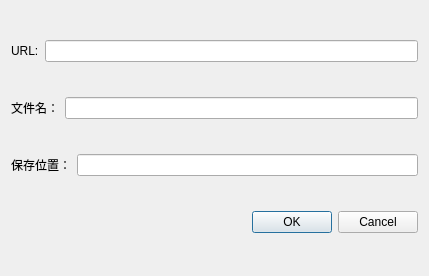
<?xml version="1.0" encoding="UTF-8"?>
<ui version="4.0">
 <class>DownloadInfDialog</class>
 <widget class="QDialog" name="DownloadInfDialog">
  <property name="geometry">
   <rect>
    <x>0</x>
    <y>0</y>
    <width>429</width>
    <height>276</height>
   </rect>
  </property>
  <property name="windowTitle">
   <string>新建下载</string>
  </property>
  <layout class="QGridLayout" name="gridLayout">
   <item row="0" column="0">
    <layout class="QHBoxLayout" name="horizontalLayout">
     <item>
      <widget class="QLabel" name="label">
       <property name="text">
        <string>URL:</string>
       </property>
      </widget>
     </item>
     <item>
      <widget class="QLineEdit" name="UrlLineEdit"/>
     </item>
    </layout>
   </item>
   <item row="1" column="0">
    <layout class="QHBoxLayout" name="horizontalLayout_2">
     <item>
      <widget class="QLabel" name="label_2">
       <property name="text">
        <string>文件名：</string>
       </property>
      </widget>
     </item>
     <item>
      <widget class="QLineEdit" name="FileNameLineEdit"/>
     </item>
    </layout>
   </item>
   <item row="2" column="0">
    <layout class="QHBoxLayout" name="horizontalLayout_3">
     <item>
      <widget class="QLabel" name="label_3">
       <property name="text">
        <string>保存位置：</string>
       </property>
      </widget>
     </item>
     <item>
      <widget class="QLineEdit" name="SavePathLineEdit"/>
     </item>
    </layout>
   </item>
   <item row="3" column="0">
    <widget class="QDialogButtonBox" name="buttonBox">
     <property name="orientation">
      <enum>Qt::Horizontal</enum>
     </property>
     <property name="standardButtons">
      <set>QDialogButtonBox::Cancel|QDialogButtonBox::Ok</set>
     </property>
    </widget>
   </item>
  </layout>
 </widget>
 <resources/>
 <connections>
  <connection>
   <sender>buttonBox</sender>
   <signal>accepted()</signal>
   <receiver>DownloadInfDialog</receiver>
   <slot>accept()</slot>
   <hints>
    <hint type="sourcelabel">
     <x>248</x>
     <y>254</y>
    </hint>
    <hint type="destinationlabel">
     <x>157</x>
     <y>274</y>
    </hint>
   </hints>
  </connection>
  <connection>
   <sender>buttonBox</sender>
   <signal>rejected()</signal>
   <receiver>DownloadInfDialog</receiver>
   <slot>reject()</slot>
   <hints>
    <hint type="sourcelabel">
     <x>316</x>
     <y>260</y>
    </hint>
    <hint type="destinationlabel">
     <x>286</x>
     <y>274</y>
    </hint>
   </hints>
  </connection>
 </connections>
</ui>
